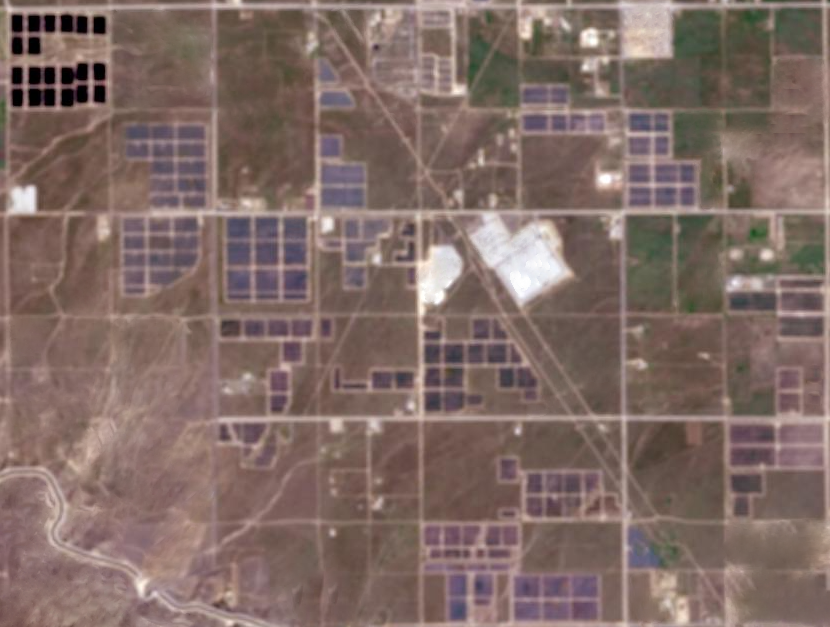
#> input picture Lab6/src/example1.png, 830 x 627 px
$ python task1.py
#> lines starting #> are read from the running program, lines starting #| are printed output that depends on the picture; after the words box and inside, x2 and y2 are one past the last pixel; in counts of white or black regions, pixels touching at a corner belong together; long printed decimals are rounded
### Lab6/src/lab5/example1.py
import cv2 as cv
import lab5.utils as utils
import numpy as np


def prepare_image(initial):
    bil_blured = cv.bilateralFilter(initial, 9, 75, 75)
    # cv.imshow("Bilateral blur", bil_blured)

    gray = cv.cvtColor(bil_blured, cv.COLOR_BGR2GRAY)
    # cv.imshow("Gray", gray)

    gauss_blured = cv.GaussianBlur(gray, (3, 3), cv.BORDER_DEFAULT)
    # cv.imshow("Gaussian blur", gauss_blured)

    gauss_thresh = cv.adaptiveThreshold(gauss_blured, 255, cv.ADAPTIVE_THRESH_GAUSSIAN_C, cv.THRESH_BINARY, 9, 1)
    # cv.imshow("Gaussian Thresh", gauss_thresh)

    median_blured = cv.medianBlur(gauss_thresh, 5)
    # cv.imshow("Median blur", median_blured)

    dilated = cv.dilate(median_blured, (3, 3), iterations=2)
    # cv.imshow("Dilated", dilated)
    return dilated


def ident_solar_panels(initial):
    # cv.imshow("Initial example1", initial)

    prepared = prepare_image(initial)
    contours, hierarchies = cv.findContours(prepared, cv.RETR_TREE, cv.CHAIN_APPROX_NONE)
    contoured = initial.copy()
    mask = np.zeros(contoured.shape, dtype="uint8")
    solar_panel_area = 0


    for contour in contours:
        x, y, w, h = cv.boundingRect(contour)
        area = cv.contourArea(contour)
        perimeter = cv.arcLength(contour, True)
        rect_area = w * h

        if w > 55 or h > 55 or w < 10 or h < 10:
            continue

        if area > 2500 or area < 150:
            continue

        if perimeter > 220 or perimeter < 40:
            continue

        if h < w / 3 or w < h / 3:
            continue

        if utils.is_not_in_mask(x, y):
            continue

        cv.rectangle(contoured, (x, y), (x + w, y + h), (0, 0, 255), thickness=2)
        cv.rectangle(mask, (x-10, y-10), (x + w + 10, y + h + 10), (255, 255, 255), thickness=-1)
        solar_panel_area += rect_area

    panels_number = utils.area_to_panel(solar_panel_area)
    return contoured, panels_number, mask

### Lab6/src/lab5/utils.py
from scipy import ndimage
import cv2 as cv
import numpy as np

KOEF_PIXEL_SQUARE_TO_PANEL = 9.2
area_to_panel = lambda area: int(area * KOEF_PIXEL_SQUARE_TO_PANEL * 0.9)


# [19 lines left out: function Robert, not called in this run]


def k_means(img, k=10):
    Z = img.reshape((-1, 3))
    Z = np.float32(Z)
    criteria = (cv.TERM_CRITERIA_EPS + cv.TERM_CRITERIA_MAX_ITER, 10, 1.0)
    ret, label, center = cv.kmeans(Z, k, None, criteria, 10, cv.KMEANS_RANDOM_CENTERS)
    center = np.uint8(center)
    res = center[label.flatten()]
    return res.reshape((img.shape))


def adjust_contrast_and_brightness(img, contrast: float = 1.0, brightness: int = 0):
    brightness += int(round(255 * (1 - contrast) / 2))
    return cv.addWeighted(img, contrast, img, 0, brightness)


def is_not_in_mask(x, y):
    return x < 215 and y > 270 or \
        x > 120 and y < 80 or \
        615 < x < 713 and y > 205 or \
        515 < x < 620 and 125 < y < 420 or \
        0 < x < 116 and y > 120 or \
        410 < x < 620 and 140 < y < 310 or \
        210 < x < 420 and y > 480

### Lab6/src/lab5/example2.py
import cv2 as cv
import lab5.utils as utils
import numpy as np


def prepare_image(init):
    adjusted = utils.adjust_contrast_and_brightness(init, contrast=3, brightness=50)
    # cv.imshow("Contrast and brightness", adjusted)

    k_means = utils.k_means(adjusted, k=10)
    # cv.imshow("K-means", k_means)

    gray = cv.cvtColor(k_means, cv.COLOR_BGR2GRAY)
    # cv.imshow("Gray", gray)

    bil_blured = cv.bilateralFilter(gray, 7, 50, 50)
    # cv.imshow("Bilateral blured", bil_blured)

    gauss_thresh = cv.adaptiveThreshold(bil_blured, 255, cv.ADAPTIVE_THRESH_GAUSSIAN_C, cv.THRESH_BINARY_INV, 9, 5)
    # cv.imshow("Thresh", gauss_thresh)

    opening = cv.morphologyEx(gauss_thresh, cv.MORPH_OPEN, (3, 3))
    # cv.imshow("Opening", opening)

    return opening


def ident_solar_panels(initial):
    # cv.imshow("Initial example 2", initial)

    prepared = prepare_image(initial)
    contours, hierarchies = cv.findContours(prepared, cv.RETR_EXTERNAL, cv.CHAIN_APPROX_NONE)
    contoured = initial.copy()
    solar_panel_area = 0
    mask = np.zeros(contoured.shape, dtype="uint8")

    for contour in contours:
        x, y, w, h = cv.boundingRect(contour)
        area = cv.contourArea(contour)
        perimeter = cv.arcLength(contour, True)
        rect_area = w * h

        if w > 55 or h > 55 or w < 10 or h < 10:
            continue

        if area > 2500 or area < 100:
            continue

        if perimeter > 400 or perimeter < 40:
            continue

        if utils.is_not_in_mask(x, y):
            continue

        # cv.drawContours(contoured, [contour], -1, (0, 255, 0), thickness=2)
        cv.rectangle(contoured, (x, y), (x + w, y + h), (0, 0, 255), thickness=2)
        cv.rectangle(mask, (x - 10, y - 10), (x + w + 10, y + h + 10), (255, 255, 255), thickness=-1)
        solar_panel_area += rect_area

    panels_number = utils.area_to_panel(solar_panel_area)
    return contoured, panels_number, mask

### Lab6/src/task1.py
import cv2 as cv
import numpy as np
import utils
import lab5.example1 as l51
import lab5.example2 as l52


def orb_match(img1, img2, roi=False):
    if roi:
        img1 = utils.select_roi(img1)

    orb = cv.ORB_create()
    kp1, des1 = orb.detectAndCompute(img1, None)
    kp2, des2 = orb.detectAndCompute(img2, None)
    bf = cv.BFMatcher(cv.NORM_HAMMING, crossCheck=True)

    matches = bf.match(des1, des2)

    img3 = cv.drawMatches(img1, kp1, img2, kp2, matches, None, flags=cv.DrawMatchesFlags_NOT_DRAW_SINGLE_POINTS)
    return img3


def sift_match(img1, img2, roi=False):
    if roi:
        img1 = utils.select_roi(img1)

    sift = cv.SIFT_create()
    kp1, des1 = sift.detectAndCompute(img1, None)
    kp2, des2 = sift.detectAndCompute(img2, None)

    bf = cv.BFMatcher()
    matches = bf.knnMatch(des1, des2, k=2)

    good = []
    for m, n in matches:
        if m.distance < 0.75 * n.distance:
            good.append([m])

    img3 = cv.drawMatchesKnn(img1, kp1, img2, kp2, good, None, flags=cv.DrawMatchesFlags_NOT_DRAW_SINGLE_POINTS)
    return img3


def flann_match(img1, img2, mask1=None, mask2=None, roi=False):
    img1_init = img1
    img2_init = img2
    if mask1 is not None:
        img1 = cv.bitwise_and(img1, mask1)
        cv.imshow("Img 1 masked", img1)
    if mask2 is not None:
        img2 = cv.bitwise_and(img2, mask2)
        cv.imshow("Img 2 masked", img2)

    if roi:
        img1 = utils.select_roi(img1)

    sift = cv.SIFT_create()
    kp1, des1 = sift.detectAndCompute(img1, None)
    kp2, des2 = sift.detectAndCompute(img2, None)

    # FLANN parameters
    FLANN_INDEX_KDTREE = 1
    index_params = dict(algorithm=FLANN_INDEX_KDTREE, trees=5)
    search_params = dict(checks=50)
    flann = cv.FlannBasedMatcher(index_params, search_params)
    matches = flann.knnMatch(des1, des2, k=2)

    # Need to draw only good matches, so create a mask and fill it
    match_counter = 0
    matchesMask = [[0, 0] for i in range(len(matches))]
    for i, (m, n) in enumerate(matches):
        if m.distance < 0.7 * n.distance:
            match_counter += 1
            matchesMask[i] = [1, 0]
    ident_ratio = match_counter / len(des1)

    draw_params = dict(matchColor=(0, 255, 0),
                       singlePointColor=(255, 0, 0),
                       matchesMask=matchesMask,
                       flags=cv.DrawMatchesFlags_DEFAULT)

    img3 = cv.drawMatchesKnn(img1_init, kp1, img2_init, kp2, matches, None, **draw_params)
    return img3, ident_ratio


img1 = cv.imread("example1.png")
#> img1 is the input picture: shape (627, 830, 3); mean B, G, R 101.7, 107.6, 128.5
img2 = cv.imread("example2.png")
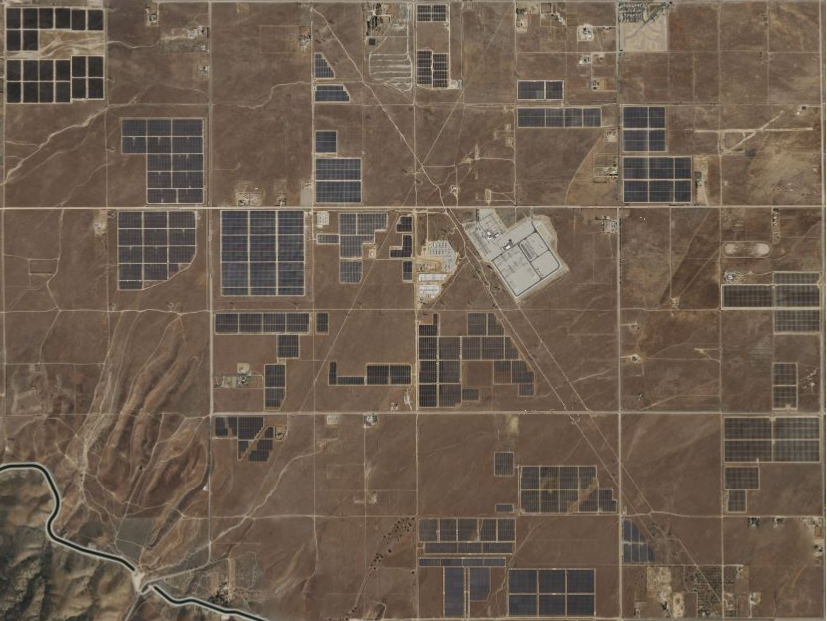
#> input picture Lab6/src/example2.png, 827 x 621 px
#> img2 is the input picture: shape (621, 827, 3); mean B, G, R 78.8, 93.4, 109.1
# cv.imshow("Img 1", img1)
# cv.imshow("Img 2", img2)

mask1 = l51.ident_solar_panels(img1)[-1]
#> in prepare_image, `gauss_thresh = cv.adaptiveThreshold(gauss_blured, 255, cv.ADAPTIVE_THR..`:
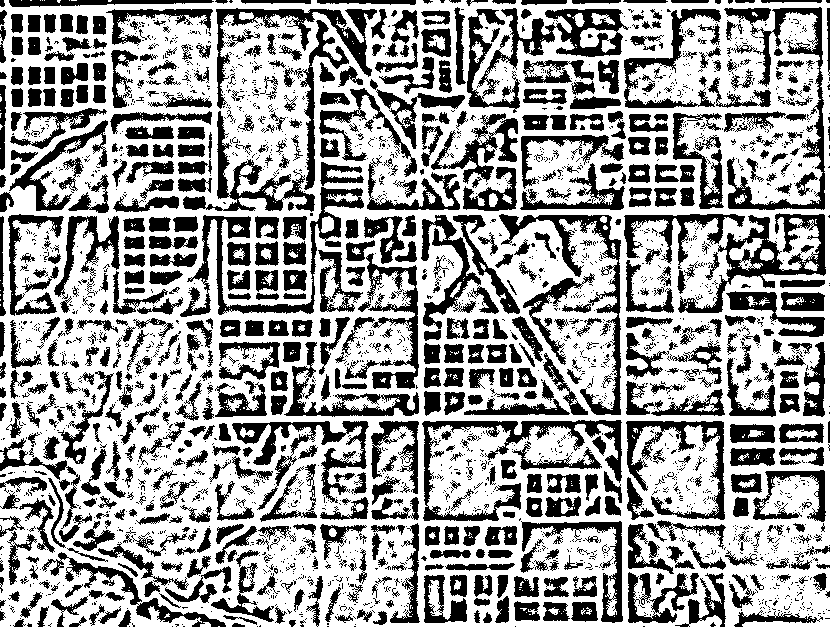
#> gauss_thresh: shape (627, 830); 62.2% white; 2802 black regions (2085 under 20 px), largest, box (x1, y1, x2, y2) and area: (467, 8, 629, 113) 4857, (422, 420, 622, 521) 3904, (724, 7, 825, 210) 3873
#> in prepare_image, `median_blured = cv.medianBlur(gauss_thresh, 5)`: median_blured: shape (627, 830); 65.2% white; 985 black regions (244 under 20 px), largest, box (x1, y1, x2, y2) and area: (679, 214, 826, 313) 3558, (479, 8, 624, 85) 3190, (423, 420, 622, 504) 2889
#> in prepare_image, `dilated = cv.dilate(median_blured, (3, 3), iterations=2)`:
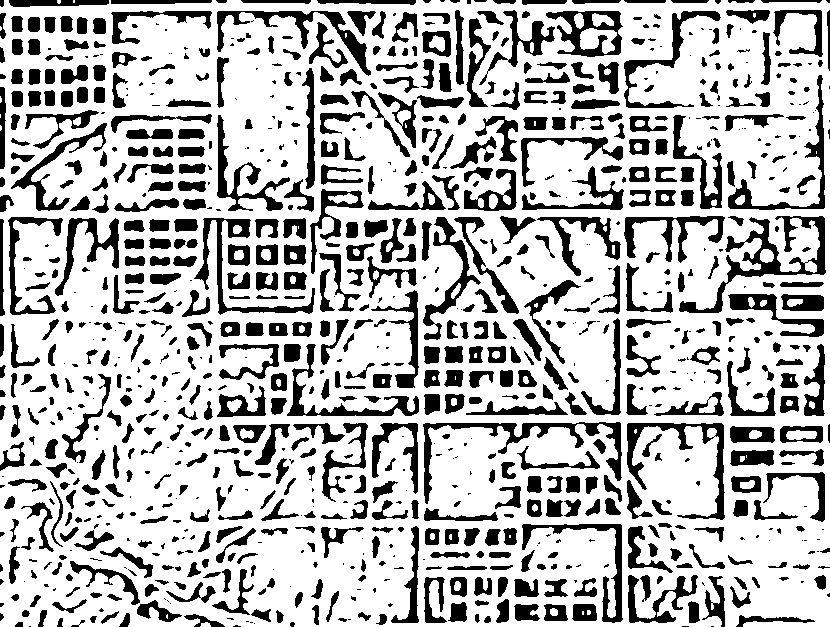
#> dilated: shape (627, 830); 72.9% white; 991 black regions (305 under 20 px)
#> in ident_solar_panels, `contours, hierarchies = cv.findContours(prepared, cv.RETR_TREE, cv.CHA..`: contours = 1053 contours, 294 with area under 20; largest, box (x1, y1, x2, y2) and area: (0, 0, 830, 627) 512670, (678, 215, 827, 314) 3299, (422, 421, 623, 505) 2704, (545, 10, 624, 58) 2626, (626, 422, 726, 521) 2270
#> the loop in ident_solar_panels, `for contour in contours:` made 1053 passes
#> (x, y, w, h, area, perimeter, rect_area) on passes 1, 8, 15: (200, 622, 11, 5, 29, 25.66, 55), (0, 0, 830, 627, 512669.5, 3866.3, 520410), (337, 617, 11, 6, 33.5, 24.73, 66)
#> after the loop in ident_solar_panels, `for contour in contours:`: contoured: shape (627, 830, 3); 7.64% of pixels changed, all inside (x1, y1, x2, y2) = (9, 14, 827, 626)
#> after the loop in ident_solar_panels, `for contour in contours:`:
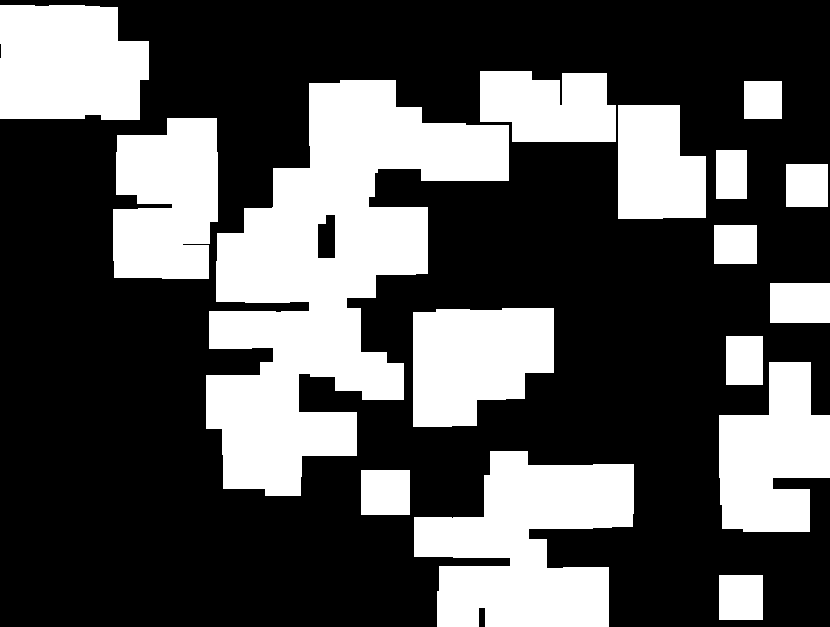
#> mask: shape (627, 830, 3); 33.2% white; 16 white regions, largest, box (x1, y1, x2, y2) and area: (206, 80, 509, 496) 58699, (414, 451, 634, 627) 25060, (0, 5, 149, 120) 15415
#> after the loop in ident_solar_panels, `for contour in contours:`: solar_panel_area = 77528
#> in ident_solar_panels, `panels_number = utils.area_to_panel(solar_panel_area)`: panels_number = 641931
mask2 = l52.ident_solar_panels(img2)[-1]
#> in adjust_contrast_and_brightness, `return cv.addWeighted(img, contrast, img, 0, brightness)`:
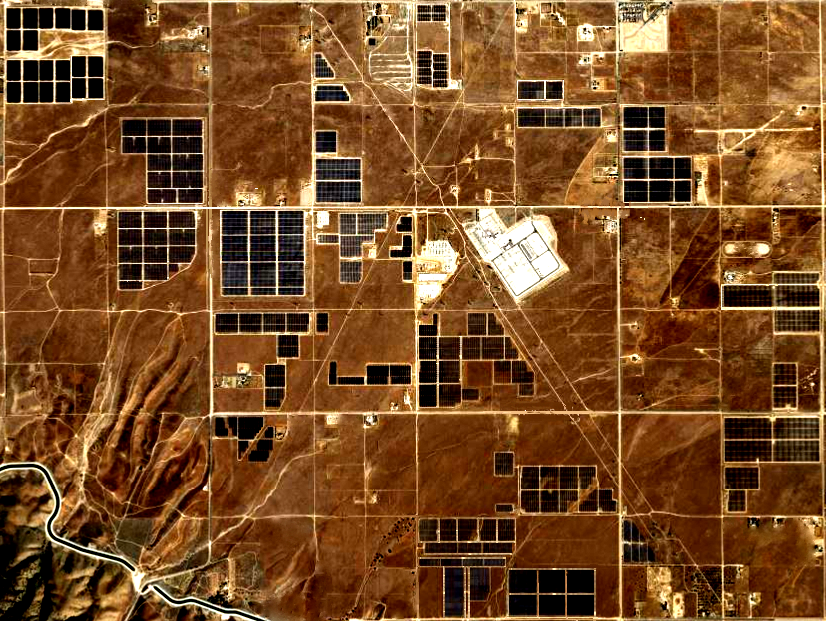
#> returned value: shape (621, 827, 3); mean of channels 0, 1, 2 36.6, 75.9, 120.8; drawn as B, G, R
#> in k_means, `criteria = (cv.TERM_CRITERIA_EPS + cv.TERM_CRITERIA_MAX_ITER, 10, 1.0)`: criteria = (3, 10, 1)
#> in k_means, `ret, label, center = cv.kmeans(Z, k, None, criteria, 10, cv.KMEANS_RAN..`: ret = 169147726.7; center = [[130.3, 185.8, 230], [39.79, 91.32, 144.4], [2.54, 4.54, 17.47], [95.17, 150.4, 197.9], [64.69, 118.5, 168.7], [23.66, 70.28, 123.5], [5.89, 50.24, 105.5], [234.8, 254.1, 254.8], [172.4, 226.9, 251.2], [3.32, 29.49, 75.9]]
#> in k_means, `center = np.uint8(center)`: center = [[130, 185, 229], [39, 91, 144], [2, 4, 17], [95, 150, 197], [64, 118, 168], [23, 70, 123], [5, 50, 105], [234, 254, 254], [172, 226, 251], [3, 29, 75]]
#> in prepare_image, `gauss_thresh = cv.adaptiveThreshold(bil_blured, 255, cv.ADAPTIVE_THRES..`: gauss_thresh: shape (621, 827); 27.4% white; 3501 white regions (2522 under 20 px), largest, box (x1, y1, x2, y2) and area: (428, 208, 494, 310) 1438, (417, 515, 620, 618) 1411, (677, 282, 820, 340) 1079
#> in prepare_image, `opening = cv.morphologyEx(gauss_thresh, cv.MORPH_OPEN, (3, 3))`:
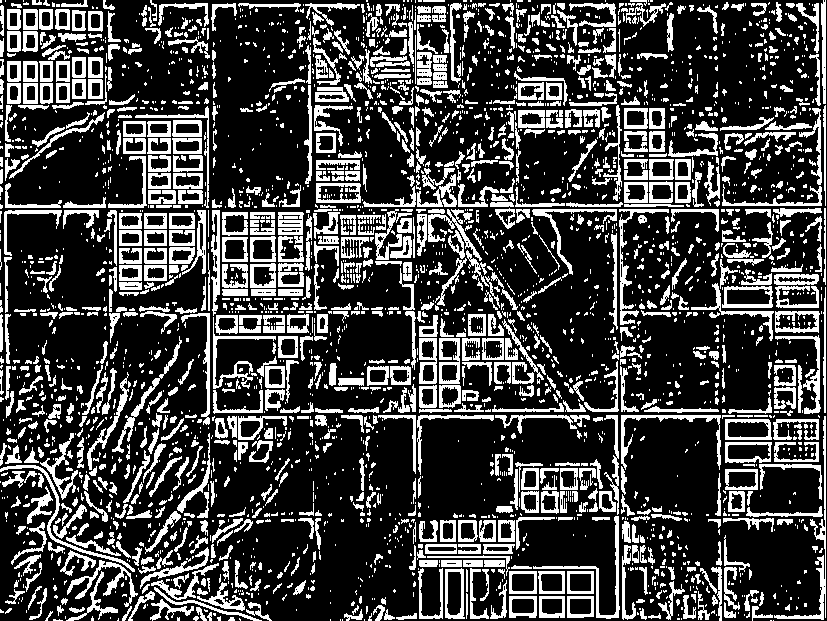
#> opening: shape (621, 827); 25.7% white; 3070 white regions (1954 under 20 px)
#> in ident_solar_panels, `contours, hierarchies = cv.findContours(prepared, cv.RETR_EXTERNAL, cv..`: contours = 3043 contours, 2233 with area under 20; largest, box (x1, y1, x2, y2) and area: (722, 286, 773, 308) 969, (725, 419, 772, 440) 900, (445, 568, 465, 619) 878, (775, 311, 820, 333) 868, (725, 442, 772, 463) 865
#> the loop in ident_solar_panels, `for contour in contours:` made 3043 passes
#> (x, y, w, h, area, perimeter, rect_area) on passes 22, 23, 33: (648, 613, 13, 6, 21, 33.31, 78), (396, 613, 21, 7, 50.5, 50.73, 147), (384, 609, 11, 11, 39.5, 36.73, 121)
#> after the loop in ident_solar_panels, `for contour in contours:`: contoured: shape (621, 827, 3); 7.11% of pixels changed, all inside (x1, y1, x2, y2) = (6, 8, 822, 621)
#> after the loop in ident_solar_panels, `for contour in contours:`: mask: shape (621, 827, 3); 30.8% white; 9 white regions, largest, box (x1, y1, x2, y2) and area: (109, 77, 427, 299) 43331, (415, 458, 627, 621) 23177, (508, 72, 807, 218) 22415
# cv.imshow("Mask 1", mask1)
# cv.imshow("Mask 2", mask2)

res, ident_ratio = flann_match(img1, img2, mask1=mask1, mask2=mask2, roi=False)
#> in flann_match, `img3 = cv.drawMatchesKnn(img1_init, kp1, img2_init, kp2, matches, None..`:
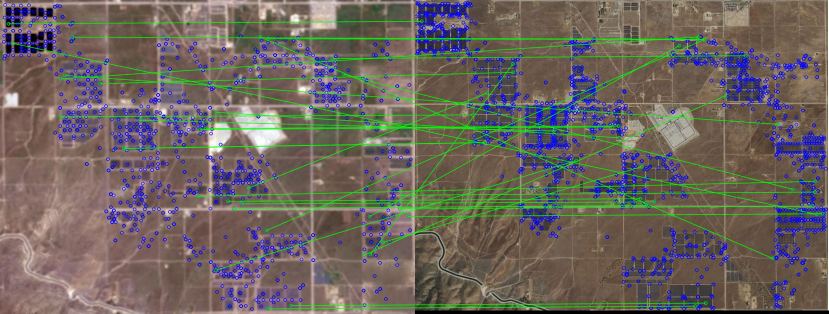
#> img3: shape (627, 1657, 3) (shown at 1/2 size); mean B, G, R 94.4, 101, 108.3
cv.imshow("Flann", res)
print("Identification ratio: ", ident_ratio)
#| Identification ratio:  0.02825

# [5 lines of commented-out code are left out]


cv.waitKey(0)
cv.destroyAllWindows()
